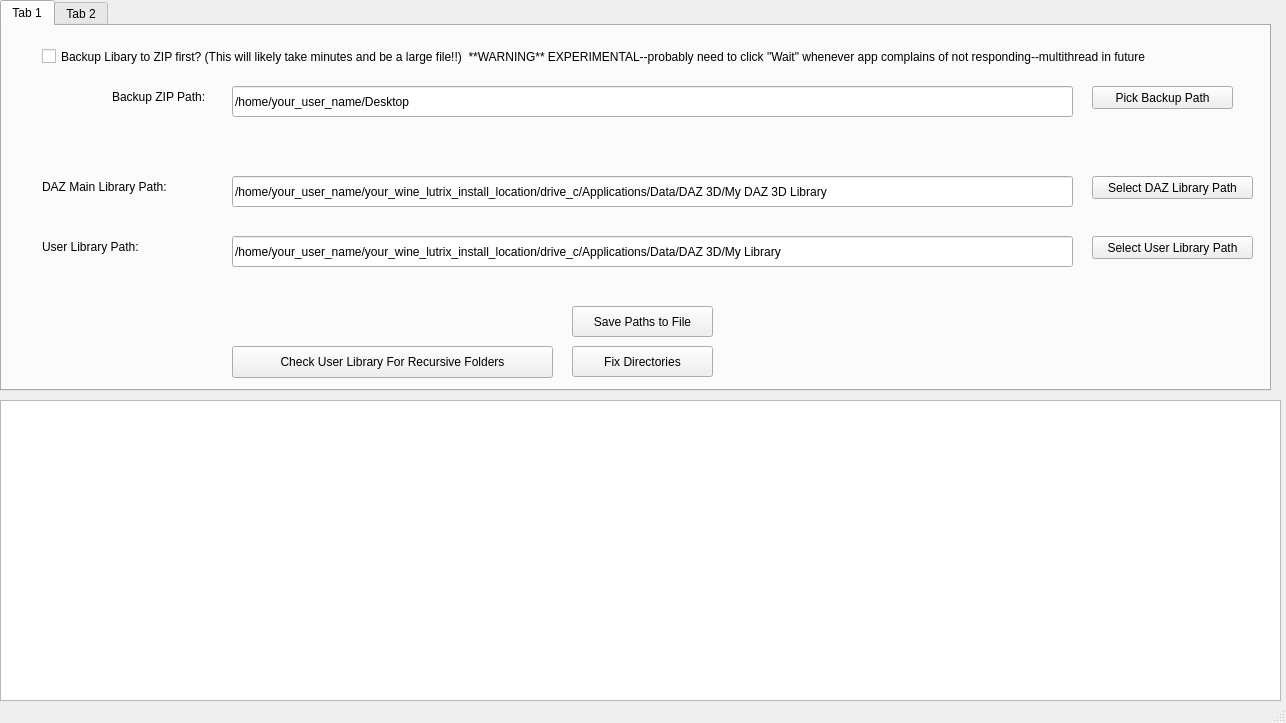
<?xml version="1.0" encoding="UTF-8"?>
<ui version="4.0">
 <class>MainWindow</class>
 <widget class="QMainWindow" name="MainWindow">
  <property name="geometry">
   <rect>
    <x>0</x>
    <y>0</y>
    <width>1286</width>
    <height>723</height>
   </rect>
  </property>
  <property name="windowTitle">
   <string>DAZ Linux Library Fixer</string>
  </property>
  <widget class="QWidget" name="centralwidget">
   <widget class="QTextEdit" name="txtEditLog">
    <property name="geometry">
     <rect>
      <x>0</x>
      <y>400</y>
      <width>1281</width>
      <height>301</height>
     </rect>
    </property>
   </widget>
   <widget class="QTabWidget" name="tabWidget">
    <property name="geometry">
     <rect>
      <x>0</x>
      <y>0</y>
      <width>1271</width>
      <height>391</height>
     </rect>
    </property>
    <property name="currentIndex">
     <number>0</number>
    </property>
    <widget class="QWidget" name="tab">
     <attribute name="title">
      <string>Tab 1</string>
     </attribute>
     <widget class="QPushButton" name="btnSavePaths">
      <property name="geometry">
       <rect>
        <x>570</x>
        <y>280</y>
        <width>141</width>
        <height>31</height>
       </rect>
      </property>
      <property name="text">
       <string>Save Paths to File</string>
      </property>
     </widget>
     <widget class="QLabel" name="label">
      <property name="geometry">
       <rect>
        <x>110</x>
        <y>60</y>
        <width>111</width>
        <height>21</height>
       </rect>
      </property>
      <property name="text">
       <string>Backup ZIP Path:</string>
      </property>
     </widget>
     <widget class="QPushButton" name="btnSelectDAZPath">
      <property name="geometry">
       <rect>
        <x>1090</x>
        <y>150</y>
        <width>161</width>
        <height>23</height>
       </rect>
      </property>
      <property name="text">
       <string>Select DAZ Library Path</string>
      </property>
     </widget>
     <widget class="QLineEdit" name="txtBackupPath">
      <property name="geometry">
       <rect>
        <x>230</x>
        <y>60</y>
        <width>841</width>
        <height>31</height>
       </rect>
      </property>
      <property name="text">
       <string>/home/your_user_name/Desktop</string>
      </property>
     </widget>
     <widget class="QPushButton" name="btnFixDirectories">
      <property name="geometry">
       <rect>
        <x>570</x>
        <y>320</y>
        <width>141</width>
        <height>31</height>
       </rect>
      </property>
      <property name="text">
       <string>Fix Directories</string>
      </property>
     </widget>
     <widget class="QLabel" name="lblDAZMainPath">
      <property name="geometry">
       <rect>
        <x>40</x>
        <y>150</y>
        <width>191</width>
        <height>21</height>
       </rect>
      </property>
      <property name="text">
       <string>DAZ Main Library Path:</string>
      </property>
     </widget>
     <widget class="QLabel" name="lblUserPath">
      <property name="geometry">
       <rect>
        <x>40</x>
        <y>210</y>
        <width>191</width>
        <height>21</height>
       </rect>
      </property>
      <property name="text">
       <string>User Library Path:</string>
      </property>
     </widget>
     <widget class="QCheckBox" name="chkBackup">
      <property name="geometry">
       <rect>
        <x>40</x>
        <y>10</y>
        <width>1221</width>
        <height>41</height>
       </rect>
      </property>
      <property name="text">
       <string>Backup Libary to ZIP first? (This will likely take minutes and be a large file!!)  **WARNING** EXPERIMENTAL--probably need to click &quot;Wait&quot; whenever app complains of not responding--multithread in future</string>
      </property>
     </widget>
     <widget class="QLineEdit" name="txtUserPath">
      <property name="geometry">
       <rect>
        <x>230</x>
        <y>210</y>
        <width>841</width>
        <height>31</height>
       </rect>
      </property>
      <property name="text">
       <string>/home/your_user_name/your_wine_lutrix_install_location/drive_c/Applications/Data/DAZ 3D/My Library</string>
      </property>
     </widget>
     <widget class="QPushButton" name="btnUserPath">
      <property name="geometry">
       <rect>
        <x>1090</x>
        <y>210</y>
        <width>161</width>
        <height>23</height>
       </rect>
      </property>
      <property name="text">
       <string>Select User Library Path</string>
      </property>
     </widget>
     <widget class="QLineEdit" name="txtDAZMainPath">
      <property name="geometry">
       <rect>
        <x>230</x>
        <y>150</y>
        <width>841</width>
        <height>31</height>
       </rect>
      </property>
      <property name="text">
       <string>/home/your_user_name/your_wine_lutrix_install_location/drive_c/Applications/Data/DAZ 3D/My DAZ 3D Library</string>
      </property>
     </widget>
     <widget class="QPushButton" name="btnBackupPath">
      <property name="geometry">
       <rect>
        <x>1090</x>
        <y>60</y>
        <width>141</width>
        <height>23</height>
       </rect>
      </property>
      <property name="text">
       <string>Pick Backup Path</string>
      </property>
     </widget>
     <widget class="QPushButton" name="btnRecursive">
      <property name="geometry">
       <rect>
        <x>230</x>
        <y>320</y>
        <width>321</width>
        <height>32</height>
       </rect>
      </property>
      <property name="text">
       <string>Check User Library For Recursive Folders</string>
      </property>
     </widget>
    </widget>
    <widget class="QWidget" name="tab_2">
     <attribute name="title">
      <string>Tab 2</string>
     </attribute>
    </widget>
   </widget>
  </widget>
  <widget class="QMenuBar" name="menubar">
   <property name="geometry">
    <rect>
     <x>0</x>
     <y>0</y>
     <width>1286</width>
     <height>28</height>
    </rect>
   </property>
  </widget>
  <widget class="QStatusBar" name="statusbar"/>
 </widget>
 <resources/>
 <connections/>
</ui>
